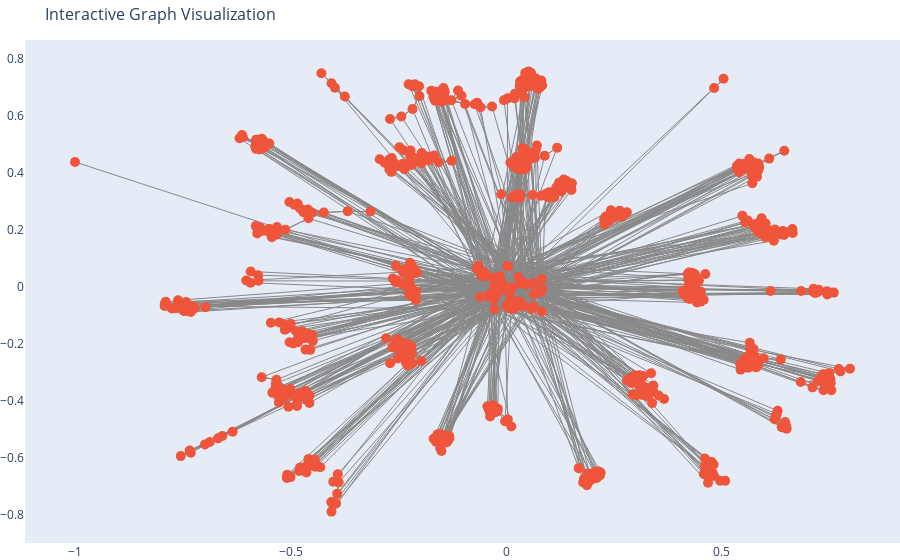

Here is the notebook cell this chart was saved with:
### Code cell
print(f'total graphs: {len(graphs)}')
print(f'first graph: {graphs[0]}')
G = to_networkx(graphs[0])

pos = nx.spring_layout(G)

x_coords = [pos[node][0] for node in G.nodes()]
y_coords = [pos[node][1] for node in G.nodes()]

edge_x = []
edge_y = []
for edge in G.edges():
    edge_x.extend([pos[edge[0]][0], pos[edge[1]][0], None])
    edge_y.extend([pos[edge[0]][1], pos[edge[1]][1], None])

edge_trace = go.Scatter(
    x=edge_x, y=edge_y,
    line=dict(width=1, color='#888'),
    hoverinfo='none',
    mode='lines')

node_trace = go.Scatter(
    x=x_coords, y=y_coords,
    mode='markers',
    hoverinfo='text',
    marker=dict(
        size=10,
    )
)

node_trace.text = [f"Node {node}" for node in G.nodes()]

fig = go.Figure(data=[edge_trace, node_trace],
                layout=go.Layout(
                    title='Interactive Graph Visualization',
                    titlefont_size=16,
                    showlegend=False,
                    hovermode='closest',
                    margin=dict(b=0, l=0, r=0, t=40),
                    xaxis=dict(showgrid=False, zeroline=False),
                    yaxis=dict(showgrid=False, zeroline=False)
                ))

fig.show()

### Figure 1 — Plotly figure (JSON) as saved in the notebook; plotly's stock layout.template omitted (floating-point values rounded to 4 significant figures; data arrays with more than 128 entries replaced by an {"elided": "..."} marker saying what was removed)
{"data": [{"hoverinfo": "none", "line": {"color": "#888", "width": 1}, "mode": "lines", "type": "scatter", "x": {"elided": "16953 float values"}, "y": {"elided": "16953 float values"}}, {"hoverinfo": "text", "marker": {"size": 10}, "mode": "markers", "text": {"elided": "697 str values"}, "type": "scatter", "x": {"elided": "697 float values"}, "y": {"elided": "697 float values"}}], "layout": {"hovermode": "closest", "margin": {"b": 0, "l": 0, "r": 0, "t": 40}, "showlegend": false, "title": {"font": {"size": 16}, "text": "Interactive Graph Visualization"}, "xaxis": {"showgrid": false, "zeroline": false}, "yaxis": {"showgrid": false, "zeroline": false}}}
